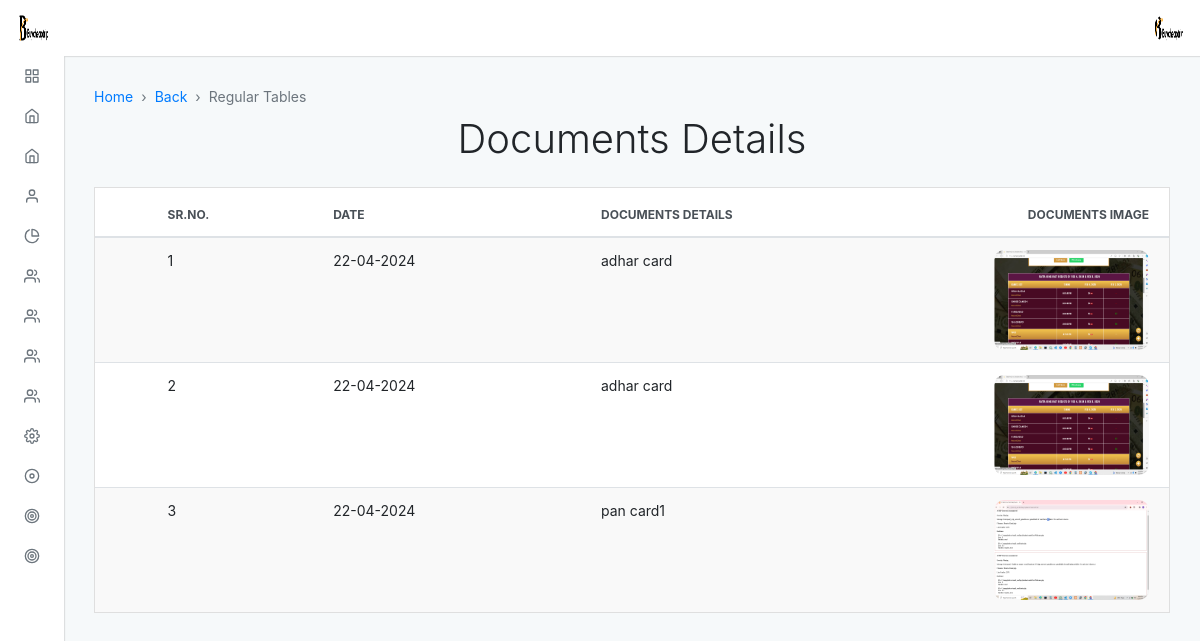
/admin/default/thailand_package_document.php?reff_id=BCT811781 (signed in), run on the app's committed database.
### tables this page shows
CREATE TABLE `thailand_upload` (
  `upload_id` int(11) NOT NULL,
  `file` varchar(200) NOT NULL,
  `upload_details` varchar(255) NOT NULL,
  `id_reff` varchar(100) NOT NULL,
  `account_file_id` varchar(100) NOT NULL,
  `reff_id` varchar(15) NOT NULL,
  `create_date` date NOT NULL DEFAULT current_timestamp()
);

### admin/default/thailand_package_document.php (the view, shortened to what this page needs)
<?php
include "../../connection.php";
?>
<?php $page = "";
include("./incluede/header.php") ?>
<div class="adminx-content">
    <div class="adminx-main-content">
        <div class="container-fluid">
            <nav aria-label="breadcrumb" role="navigation">
                <ol class="breadcrumb adminx-page-breadcrumb">
                    <li class="breadcrumb-item"><a href="admin">Home</a></li>
                    <li class="breadcrumb-item"><a href="final_customer">Back</a></li>
                    <li class="breadcrumb-item active  aria-current="page">Regular Tables</li>
                </ol>
            </nav>
            <div class="pb-3">
                <h1>Documents Details</h1>
            </div>
            <div class="row">
                <div class="col">
                    <div class="card mb-grid">
                        <div class="table-responsive-md">
                            <table class="table table-actions table-striped table-hover mb-0" data-table>
                                <thead>
                                    <tr>
                                        <th scope="col">
                                            <label class="custom-control custom-checkbox m-0 p-0">
                                            </label>
                                        </th>
                                        <th scope="col">Sr.No.</th>
                                        <th scope="col">Date</th>
                                        <th scope="col">Documents Details</th>
                                        <th scope="col">Documents Image</th>
                                    </tr>
                                </thead>
                                <tbody>
                                <?php
                                $id_reff=$_GET['reff_id'];
                                $a = 1;
                                $query = "SELECT * FROM `thailand_upload` WHERE id_reff='$id_reff' ORDER BY upload_id DESC";
                                $res = mysqli_query($conn, $query);
                                while ($payment = mysqli_fetch_assoc($res)) {
                                ?>
                                    <tr>
                                        <th scope="row">
                                            <label class="custom-control custom-checkbox m-0 p-0">
                                            </label>
                                        </th>
                                        <td><?php echo $a ?></td>
                                        <td><?php echo date('d-m-Y', strtotime($payment['create_date'])); ?></td>
                                        <td> <?php echo $payment['upload_details'] ?></td>
                                        <td><a href="../../users/uploads/<?php echo $payment['file'] ?>" target="_blank"><img src="../../users/uploads/<?php echo $payment['file'] ?>" alt="pdf download" width="155px" height="100px" style="border-radius: 10px;"></a></td>
                                    </tr>
                                    <?php
                                    $a++;
                                }
                                    ?>
                                </tbody>
                            </table>
                        </div>
                    </div>
                </div>
            </div>
        </div>
    </div>
</div>
</body>
</html>

### admin/default/incluede/header.php (shortened to what this page needs)
<!DOCTYPE html>
<html lang="en">
<head>
  <link rel="stylesheet" type="text/css" href="./dist/css/adminx.css" media="screen" />
</head>
<body class=" virat">
  <div class="adminx-container">
    <?php
    $query = "select * from admin_login";
    $result = mysqli_query($conn, $query);
    while ($row = mysqli_fetch_assoc($result)) {
    ?>
      <nav class="navbar navbar-expand justify-content-between fixed-top virat_1">
        <a class="navbar-brand mb-0 h1 d-none d-md-block" href="admin">
          <img src="../upload/<?php echo $row['image']; ?>" class="navbar-brand-image d-inline-block align-top mr-2" class="circle" alt="">
        </a>
        <ul class="navbar-nav d-flex justify-content-end mr-2">
          <li class="nav-item dropdown">
            <a class="nav-link avatar-with-name" id="navbarDropdownMenuLink" data-toggle="dropdown" href="#">
              <img src="../upload/<?php echo $row['image']; ?>" class="d-inline-block align-top" class="rounded" alt="">
            </a>
          </li>
        </ul>
      <?php
    }
      ?>
      </nav>
      <div class="adminx-sidebar expand-hover push">
        <ul class="sidebar-nav">
          <li class="sidebar-nav-item">
            <a href="admin" class="sidebar-nav-link <?php if ($page == 'home') {
                                                      echo 'active';
                                                    } ?>">
              <span class="sidebar-nav-icon">
                <i data-feather="grid"></i>
              </span>
            </a>
          </li>
          <li class="sidebar-nav-item">
            <a class="sidebar-nav-link <?php if ($page == 'thailand') {
                                          echo 'active';
                                        } ?> collapsed" data-toggle="collapse" href="#examplepackage" aria-expanded="false" aria-controls="examplepackage">
              <span class="sidebar-nav-icon">
                <i data-feather="home"></i>
              </span>
            </a>
          </li>
          <li class="sidebar-nav-item">
            <a class="sidebar-nav-link <?php if ($page == 'slider') {
                                          echo 'active';
                                        } ?> collapsed" data-toggle="collapse" href="#example" aria-expanded="false" aria-controls="example">
              <span class="sidebar-nav-icon">
                <i data-feather="home"></i>
              </span>
            </a>
          </li>
          <li class="sidebar-nav-item">
            <a class=" sidebar-nav-link <?php if ($page == 'about') {
                                          echo 'active';
                                        } ?> collapsed" data-toggle="collapse" href="#exampl_a" aria-expanded="false" aria-controls="exampl_a">
              <span class="sidebar-nav-icon">
                <i data-feather="user"></i>
              </span>
            </a>
          </li>
          <li class="sidebar-nav-item">
            <a class=" sidebar-nav-link <?php if ($page == 'our') {
                                          echo 'active';
                                        } ?> collapsed" data-toggle="collapse" href="#examp" aria-expanded="false" aria-controls="examp">
              <span class="sidebar-nav-icon">
                <i data-feather="pie-chart"></i>
              </span>
            </a>
          </li>
          <li class="sidebar-nav-item">
            <a class=" sidebar-nav-link <?php if ($page == 'transport') {
                                          echo 'active';
                                        } ?> collapsed" data-toggle="collapse" href="#exa_team" aria-expanded="false" aria-controls="exa_team">
              <span class="sidebar-nav-icon">
                <i data-feather="users"></i>
              </span>
            </a>
          </li>
          <li class="sidebar-nav-item">
            <a class=" sidebar-nav-link <?php if ($page == 'transport') {
                                          echo 'active';
                                        } ?> collapsed" data-toggle="collapse" href="#exa_team89" aria-expanded="false" aria-controls="exa_team89">
              <span class="sidebar-nav-icon">
                <i data-feather="users"></i>
              </span>
            </a>
          </li>
          <li class="sidebar-nav-item">
            <a class=" sidebar-nav-link <?php if ($page == 'transport') {
                                          echo 'active';
                                        } ?> collapsed" data-toggle="collapse" href="#exa_team99" aria-expanded="false" aria-controls="exa_team99">
              <span class="sidebar-nav-icon">
                <i data-feather="users"></i>
              </span>
            </a>
          </li>
          <li class="sidebar-nav-item">
            <a class=" sidebar-nav-link <?php if ($page == 'users') {
                                          echo 'active';
                                        } ?> collapsed" data-toggle="collapse" href="#exa_team98" aria-expanded="false" aria-controls="exa_team98">
              <span class="sidebar-nav-icon">
                <i data-feather="users"></i>
              </span>
            </a>
          </li>
          <li class="sidebar-nav-item">
            <a class=" sidebar-nav-link <?php if ($page == 'setting') {
                                          echo 'active';
                                        } ?> collapsed" data-toggle="collapse" href="#ex" aria-expanded="false" aria-controls="ex">
              <span class="sidebar-nav-icon">
                <i data-feather="settings"></i>
              </span>
            </a>
            <li class="sidebar-nav-item">
                <a href="../default/users_wallet" class="sidebar-nav-link">
                  <span class="sidebar-nav-abbr">
                    <i data-feather="disc"></i>
                  </span>
                </a>
              </li>
              <li class="sidebar-nav-item">
                <a href="../default/thailand_payment" class="sidebar-nav-link">
                  <span class="sidebar-nav-abbr">
                    <i data-feather="target"></i>
                  </span>
                </a>
              </li>
              <li class="sidebar-nav-item">
                <a href="../default/manage_offer" class="sidebar-nav-link">
                  <span class="sidebar-nav-abbr">
                    <i data-feather="target"></i>
                  </span>
                </a>
              </li>
      </div>

### admin/default/incluede/header.php (style rules this page uses)
.pb-3 { text-align: center; }

### data on the page
thailand_upload: create_date "22-04-2024", upload_details "adhar card", file (picture)
thailand_upload: create_date "22-04-2024", upload_details "adhar card", file (picture)
thailand_upload: create_date "22-04-2024", upload_details "pan card1", file (picture)
